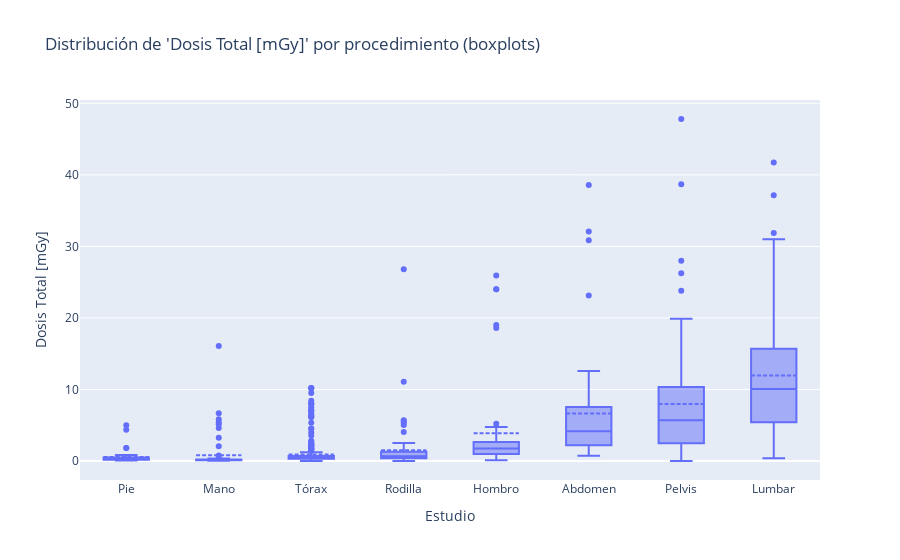

Notebook source saved alongside this figure:
### Code cell
#graficamos el promedio de dosis total por estudio con boxplot
orden = (df_completo_sin_NAN_interes
         .groupby("Estudio")["Dosis Total [mGy]"]
         .mean()
         .sort_values()
         .index
         .tolist())
fig = go.Figure()
fig.add_trace(go.Box(
    x=df_completo_sin_NAN_interes["Estudio"],
    y=df_completo_sin_NAN_interes["Dosis Total [mGy]"],
    name="Dosis Total [mGy]",
    boxpoints="outliers",
    boxmean=True,
    # 👇 Pasamos el peso como customdata (alineado fila a fila)
    customdata=np.c_[df_completo_sin_NAN_interes["Peso[kg]"]],
    hovertemplate=(
        "Estudio: %{x}<br>"
        "Dosis: %{y:.2f} mGy<br>"
        "Peso: %{customdata[0]:.1f} kg<extra></extra>"
    ),
))

fig.update_layout(
    title="Distribución de 'Dosis Total [mGy]' por procedimiento (boxplots)",
    xaxis_title="Estudio",
    yaxis_title="Dosis Total [mGy]",
)
fig.update_xaxes(categoryorder="array", categoryarray=orden)
fig.show()

### Figure 1 — Plotly figure (JSON) as saved in the notebook; plotly's stock layout.template omitted (floating-point values rounded to 4 significant figures; data arrays with more than 128 entries replaced by an {"elided": "..."} marker saying what was removed)
{"data": [{"boxmean": true, "boxpoints": "outliers", "customdata": {"elided": "847x1 int values"}, "hovertemplate": "Estudio: %{x}<br>Dosis: %{y:.2f} mGy<br>Peso: %{customdata[0]:.1f} kg<extra></extra>", "name": "Dosis Total [mGy]", "type": "box", "x": {"elided": "847 str values"}, "y": {"elided": "847 float values"}}], "layout": {"title": {"text": "Distribución de 'Dosis Total [mGy]' por procedimiento (boxplots)"}, "xaxis": {"categoryarray": ["Pie", "Mano", "Tórax", "Rodilla", "Hombro", "Abdomen", "Pelvis", "Lumbar"], "categoryorder": "array", "title": {"text": "Estudio"}}, "yaxis": {"title": {"text": "Dosis Total [mGy]"}}}}
